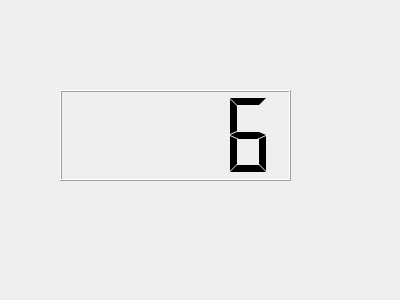
<?xml version="1.0" encoding="UTF-8"?>
<ui version="4.0">
 <class>Form</class>
 <widget class="QWidget" name="Form">
  <property name="geometry">
   <rect>
    <x>0</x>
    <y>0</y>
    <width>400</width>
    <height>300</height>
   </rect>
  </property>
  <property name="windowTitle">
   <string>Form</string>
  </property>
  <widget class="QLCDNumber" name="lcdNumber">
   <property name="geometry">
    <rect>
     <x>60</x>
     <y>90</y>
     <width>231</width>
     <height>91</height>
    </rect>
   </property>
   <property name="smallDecimalPoint">
    <bool>true</bool>
   </property>
   <property name="digitCount">
    <number>4</number>
   </property>
   <property name="segmentStyle">
    <enum>QLCDNumber::Flat</enum>
   </property>
   <property name="value" stdset="0">
    <double>6.000000000000000</double>
   </property>
   <property name="intValue" stdset="0">
    <number>6</number>
   </property>
  </widget>
 </widget>
 <resources/>
 <connections/>
</ui>
